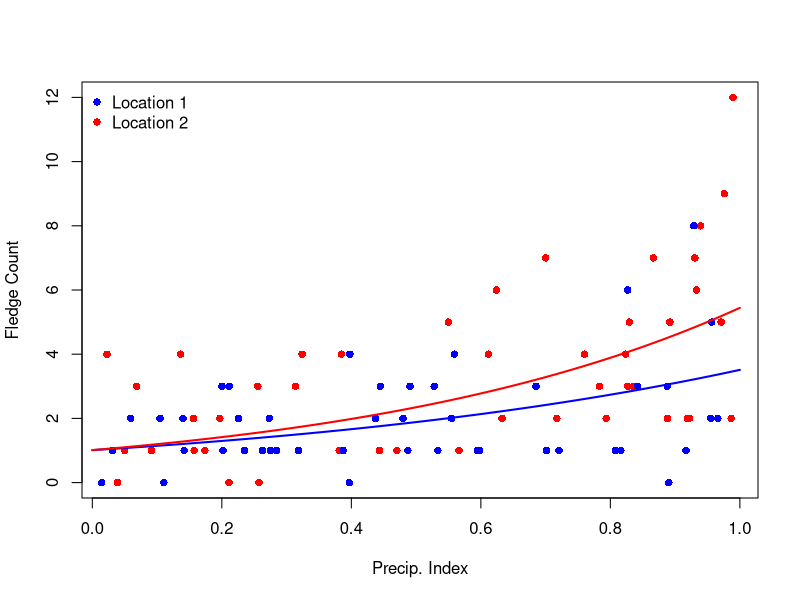

R code for this plot:
setwd('C:/Users/ben/Desktop/General/Documents/Analytical/')
shrike = read.csv('ShrikeLocation.csv', header = TRUE)

# setting up our model
## Model one, models only the intercept
g1 = glm(Fledge.Counts ~ 1, family = poisson(link = 'log'), data = shrike)
## Model two, models the intercept and precipitation index
g2 = glm(Fledge.Counts ~ Precip.Index, family = poisson(link = 'log'), data = shrike)
## Model three, models intercept and location
g3 = glm(Fledge.Counts ~ Location, family = poisson(link = 'log'), data = shrike)
## Model four, models intercept, precip. index, and location
g4 = glm(Fledge.Counts ~ Precip.Index + Location, family = poisson(link = 'log'), data = shrike)

# Log Likelihood of each model
LL = round(c(logLik(g1), logLik(g2), logLik(g3), logLik(g4)), 3)

# Number of parameters for each
K = c(length(coef(g1)), length(coef(g2)), length(coef(g3)), length(coef(g4)))

# Calculating AIC (corrected for small sample size)
AIC.c = round(-2*LL + 2*K + (2*K*(K+1)) / (nrow(shrike) - K - 1), 3)

# Calculating deltaAIC
delta = round(AIC.c - min(AIC.c), 3)
weights = round(exp(-0.5 * delta) / sum(exp(-0.5 * delta)), 4)

# Model Ranks
model.rank = rank(AIC.c)

# Model Table
shrike.results = data.frame(Model = 1:4, K = K, LL, AIC.c, delta, weights, model.rank)
print(shrike.results)
print(paste('Model Selected: ', shrike.results$Model[shrike.results$model.rank == min(shrike.results$model.rank)], ' (AIC = ', shrike.results$AIC.c[shrike.results$model.rank == min(shrike.results$model.rank)], ')'))

plot(shrike$Precip.Index[shrike$Location == 'LocationTwo'], 
     shrike$Fledge.Counts[shrike$Location == 'LocationTwo'], pch = 16, xlab = 'Precip. Index',
     ylab = 'Fledge Count', col = 'red')
points(shrike$Precip.Index[shrike$Location == 'LocationOne'], 
       shrike$Fledge.Counts[shrike$Location == 'LocationOne'], pch = 16, col = 'blue')

# Creating a sequence of x values with which to calculate exponentiated y's
x = seq(0, 1, length.out = 100)

# Calculating y's using the intercepts and slopes from model 4
y1 = exp(coef(g4)[1] + coef(g4)[2]*x)
y2 = exp(coef(g4)[1] + (coef(g4)[2] + coef(g4)[3])*x)

# Adding exponentiated best fit lines
lines(x, y1, lwd = 2, col = 'blue')
lines(x, y2, lwd = 2, col = 'red')
# Adding legend
legend('topleft', c('Location 1', 'Location 2'), col = c('blue', 'red'), pch = c(16, 16),
       bty = 'n')